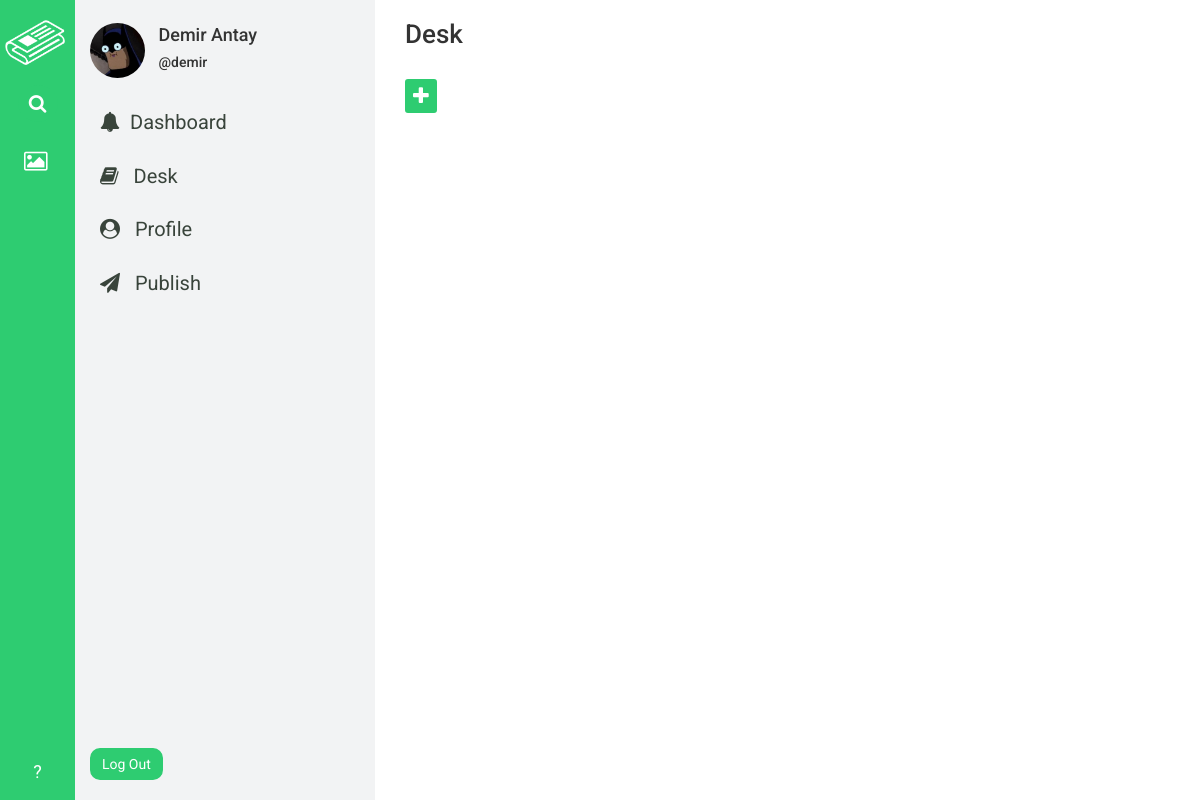
Before: /home/desk/ (signed in) with the older database file.
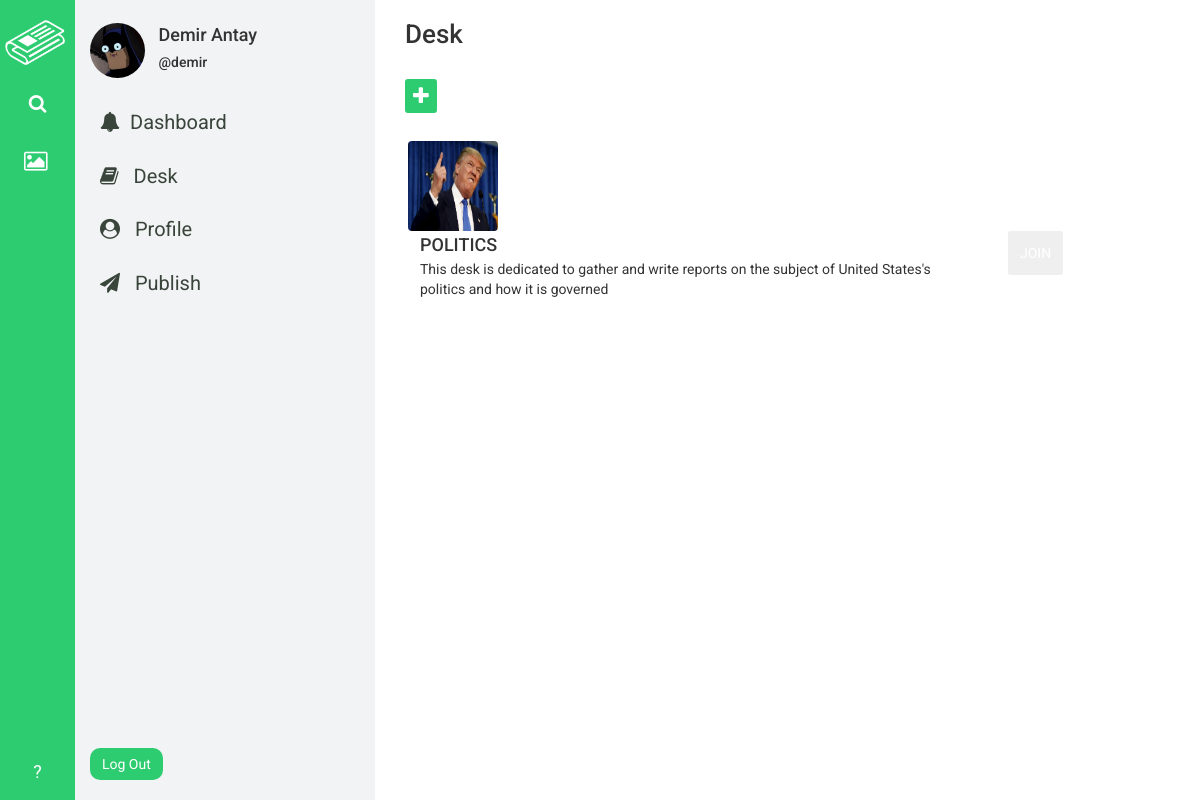
After: the same page with the newer database file.
### desk_app/models.py (models this page shows, shortened)
class Desk(models.Model):
    sub_editor = models.ForeignKey(User, on_delete=models.CASCADE)
    image = models.ImageField(
        upload_to='deks_images/', blank=False, null=False
    )
    CATEGORY_CHOICES = (
        ('WORLD', 'fa fa-globe'),
        ('METRO', 'fa fa-building'),
        ('POLITICS', 'fa-flag'),
        ('BUSINESS', 'fa fa-suitcase'),
        ('TECH', 'fa fa-code'),
        ('SCIENCE', 'fa fa-flask'),
        ('OPINION', 'fa fa-gavel'),
        ('HEALTH', 'fa fa-heart'),
        ('SPORTS', 'fa fa-bicycle'),
        ('ARTS', 'fa fa-paint-brush'),
        ('BOOKS', 'fa fa-book'),
        ('STYLE', 'fa fa-eye'),
        ('TRAVEL', 'fa fa-plane'),
        ('MAGAZINE', 'fa fa-file'),
        ('TABLOID', 'fa fa-phone'),
    )
    CATEGORY_COLOR_CHOICES = (
        ('WORLD', '#3498DB'),
        ('METRO', '#2980B9'),
        ('POLITICS', '#5D6D7E'),
        ('BUSINESS', '#2E4053'),
        ('TECH', '#F4D03F'),
        ('SCIENCE', '#2ECC71'),
        ('OPINION', '#9B59B6'),
        ('HEALTH', '#E74C3C'),
        ('SPORTS', '#58D68D'),
        ('ARTS', '#F39C12'),
        ('BOOKS', '#E67E22'),
        ('STYLE', '#F5B7B1'),
        ('TRAVEL', '#BB8FCE'),
        ('MAGAZINE', '#8E44AD'),
        ('TABLOID', '#A569BD'),
    )
    category = models.CharField(max_length=50, choices=CATEGORY_CHOICES)
    category_color = models.CharField(
        max_length=50, choices=CATEGORY_COLOR_CHOICES
    )
    name = models.CharField(max_length=30)
    description = models.TextField()
    creation_date = models.DateField(default=timezone.now)

### home_app/views.py (the view, shortened to what this page needs)
# urls.py: path('home/desk/', views.desk_browse, name='desk_browse'),
@login_required
def desk_browse(request):
    current_user = get_object_or_404(User, pk=request.user.id)
    try:
        current_user_settings = ProfileSettings.objects.get(user=current_user)
    except ObjectDoesNotExist:
        current_user_settings = None
    try:
        all_desks = Desk.objects.order_by('-creation_date')
    except ObjectDoesNotExist:
        all_desks = None
    data = {
        'current_user': current_user,
        'has_home_navbar': True,
        'current_user_settings': current_user_settings,
        'all_desks': all_desks,
    }
    return render(request, 'home_app/desk.html', context=data)

### templates/home_app/desk.html (shortened to what this page needs)
{% extends 'base.html' %}
{% load staticfiles %}
{% block css_link %}
<link rel="stylesheet" href="{% static 'home_app/css/desk.css' %}" />
{% endblock %}
{% block content %}
<div id="wrapper">
  <h3 id="header">Desk</h3>
  <br />
  <button id="create_desk"><i class="fa fa-plus"></i></button>
  <div id="desk-boxes">
    {% for desk in all_desks %}
    <div id="desk-box-cell" style="border: 2px solid {{ desk.get_category_color_display }};">
      <img src="{{ desk.image.url }}" alt="desk_image" height="90" width="90" />
      <div id="content">
        <h4>{{ desk.name }}</h4>
        <p>{{ desk.description }}</p>
      </div>
      <form action="{% url 'desk_browse' %}" method="POST">
        <input type="submit" value="JOIN" style="background-color: {{ desk.get_category_color_display }}" name="join_desk_button"/>
      </form>
    </div>
    {% endfor %}
  </div>
</div>
{% endblock %}

Changed rows visible on the page:
added Desk: image (picture), name "POLITICS", description "This desk is dedicated to gather and write reports on the subject of United States's politics and how it is governed"
